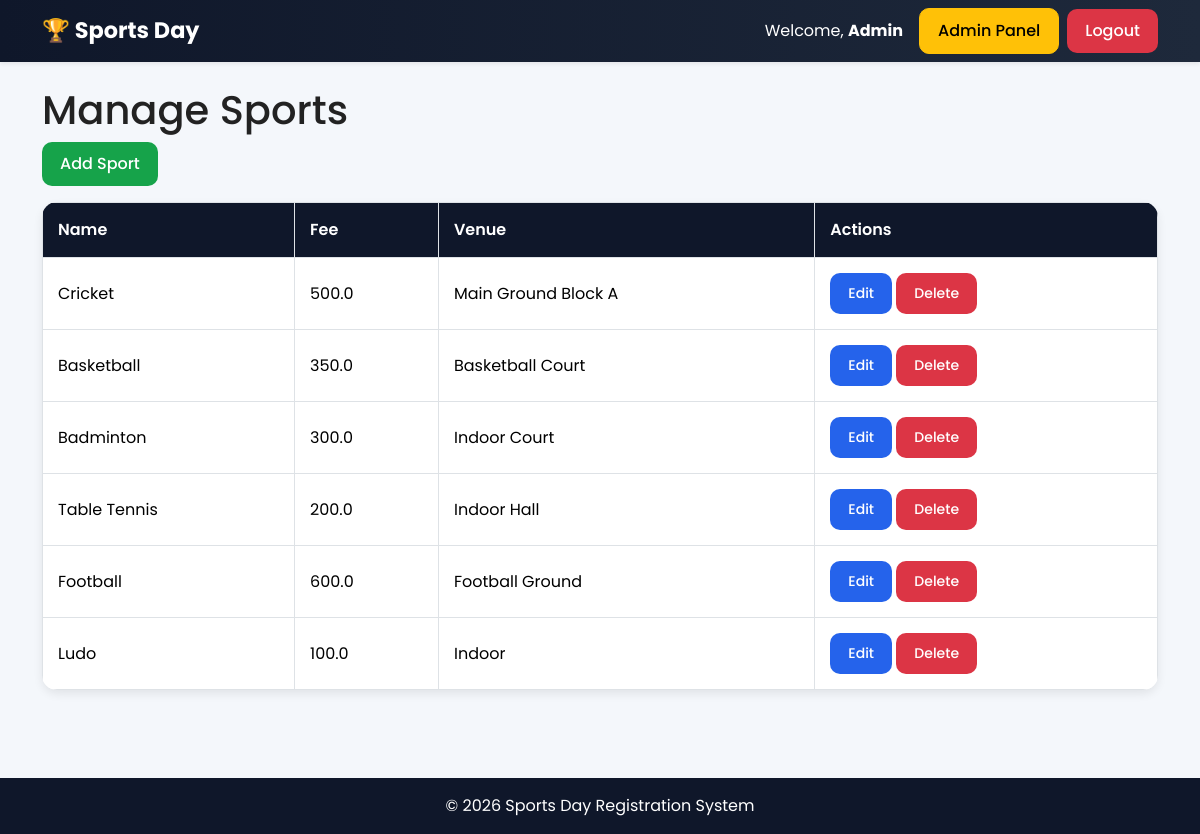
Screenshot of /admin/sports (signed in) with the database file from the repository.
### tables this page shows
CREATE TABLE sports (
        id INTEGER PRIMARY KEY AUTOINCREMENT,
        name TEXT NOT NULL UNIQUE,
        description TEXT,
        rules TEXT,
        fee REAL NOT NULL DEFAULT 0,
        max_players INTEGER DEFAULT 20,
        venue TEXT,
        event_date TEXT,
        is_active INTEGER DEFAULT 1,
        created_at TEXT NOT NULL
    );

### app.py (the view)
@app.route('/admin/sports')
@admin_required
def admin_sports():
    db = get_db()
    sports = db.execute(
        'SELECT * FROM sports'
    ).fetchall()
    return render_template(
        'admin/sports_list.html',
        sports=sports
    )

### app.py (called while the page is built)
def admin_required(f):
    @wraps(f)
    def decorated_function(*args, **kwargs):
        if session.get('user_role') != 'admin':
            flash('Unauthorized access', 'danger')
            return redirect(url_for('login'))
        return f(*args, **kwargs)
    return decorated_function

### database.py (called while the page is built)
def get_db():
    if 'db' not in g:
        g.db = sqlite3.connect(DATABASE)
        g.db.row_factory = sqlite3.Row
    return g.db

### templates/admin/sports_list.html
{% extends 'base.html' %}
{% block content %}
<h1>Manage Sports</h1>
<a href="/admin/sports/add" class="btn btn-success mb-3">
    Add Sport
</a>
<table class="table table-bordered">
<tr>
    <th>Name</th>
    <th>Fee</th>
    <th>Venue</th>
    <th>Actions</th>
</tr>
{% for sport in sports %}
<tr>
    <td>{{ sport.name }}</td>
    <td>{{ sport.fee }}</td>
    <td>{{ sport.venue }}</td>
    <td>
        <a href="/admin/sports/edit/{{ sport.id }}"
           class="btn btn-primary btn-sm">
            Edit
        </a>
        <form method="POST"
              action="/admin/sports/delete/{{ sport.id }}"
              style="display:inline-block;">
            <button class="btn btn-danger btn-sm">
                Delete
            </button>
        </form>
    </td>
</tr>
{% endfor %}
</table>
{% endblock %}

### static/css/style.css (style rules this page uses)
* { margin: 0; padding: 0; box-sizing: border-box; }
body { font-family: 'Poppins', sans-serif; background: #f4f7fb; color: #222; min-height: 100vh; }
.btn { border-radius: 10px; padding: 10px 18px; font-weight: 500; }
.btn-primary { background: #2563eb; border: none; }
.btn-success { background: #16a34a; border: none; }
.btn-danger { border: none; }
.table { background: white; border-radius: 15px; overflow: hidden; box-shadow: 0 4px 10px rgba(0,0,0,0.08); }
.table th { background: #0f172a; color: white; font-weight: 600; }
.table td, .table th { padding: 15px; vertical-align: middle; }

### rows the page displays
sports: name "Cricket", fee "500.0", venue "Main Ground Block A"
sports: name "Basketball", fee "350.0", venue "Basketball Court"
sports: name "Badminton", fee "300.0", venue "Indoor Court"
sports: name "Table Tennis", fee "200.0", venue "Indoor Hall"
sports: name "Football", fee "600.0", venue "Football Ground"
sports: name "Ludo", fee "100.0", venue "Indoor"

### other values shown
{{ session['user_name'] }} "Admin"
